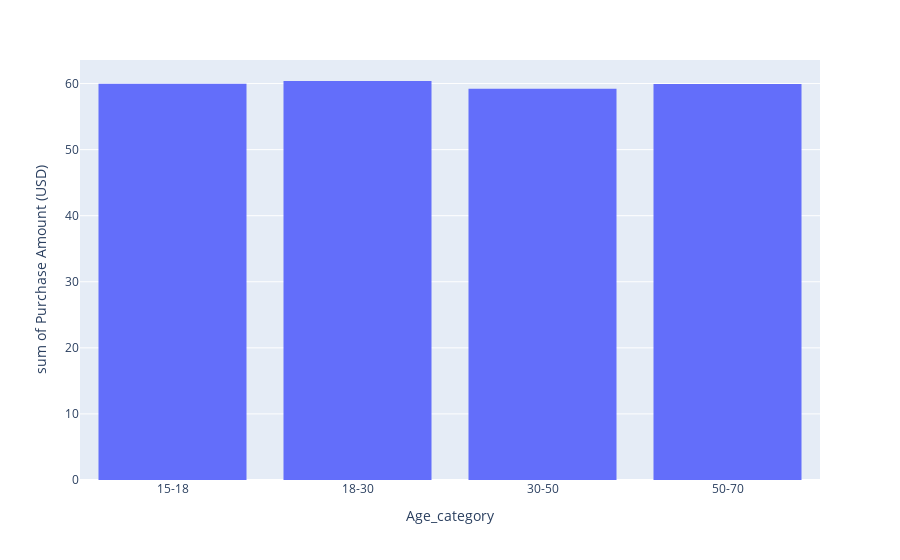

Notebook code cell kept with this figure:
### Code cell
#Purchase Amt over Age category
shop_age_group = final_data.groupby('Age_category')['Purchase Amount (USD)'].mean().reset_index()

fig = px.histogram(shop_age_group , y = 'Purchase Amount (USD)' , x = 'Age_category', category_orders={'Age_category': category_order})
fig.show()

### Figure 1 — Plotly figure (JSON) as saved in the notebook; plotly's stock layout.template omitted (floating-point values rounded to 4 significant figures)
{"data": [{"alignmentgroup": "True", "bingroup": "x", "histfunc": "sum", "hovertemplate": "Age_category=%{x}<br>sum of Purchase Amount (USD)=%{y}<extra></extra>", "legendgroup": "", "marker": {"color": "#636efa", "pattern": {"shape": ""}}, "name": "", "offsetgroup": "", "orientation": "v", "showlegend": false, "type": "histogram", "x": ["15-18", "18-30", "30-50", "50-70"], "xaxis": "x", "y": [59.99, 60.39, 59.2, 59.95], "yaxis": "y"}], "layout": {"barmode": "relative", "legend": {"tracegroupgap": 0}, "margin": {"t": 60}, "xaxis": {"anchor": "y", "categoryarray": ["15-18", "18-30", "30-50", "50-70"], "categoryorder": "array", "domain": [0, 1], "title": {"text": "Age_category"}}, "yaxis": {"anchor": "x", "domain": [0, 1], "title": {"text": "sum of Purchase Amount (USD)"}}}}
